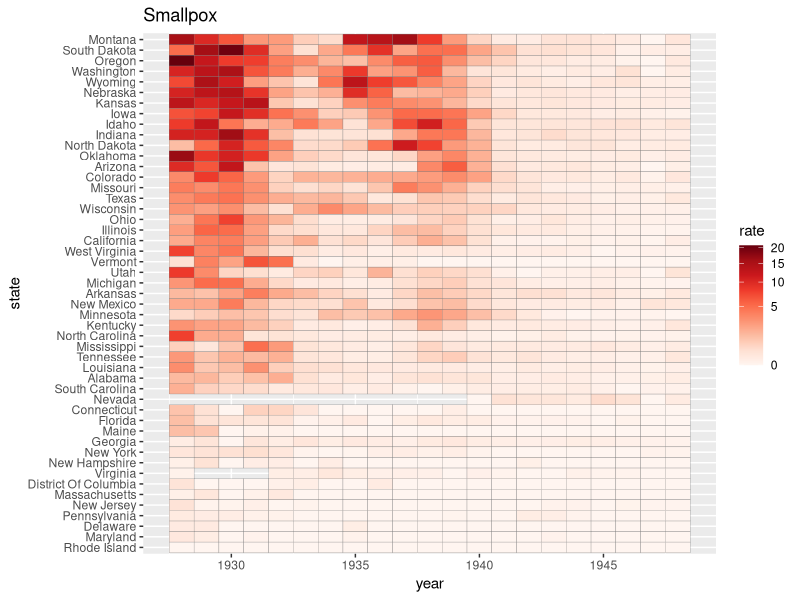
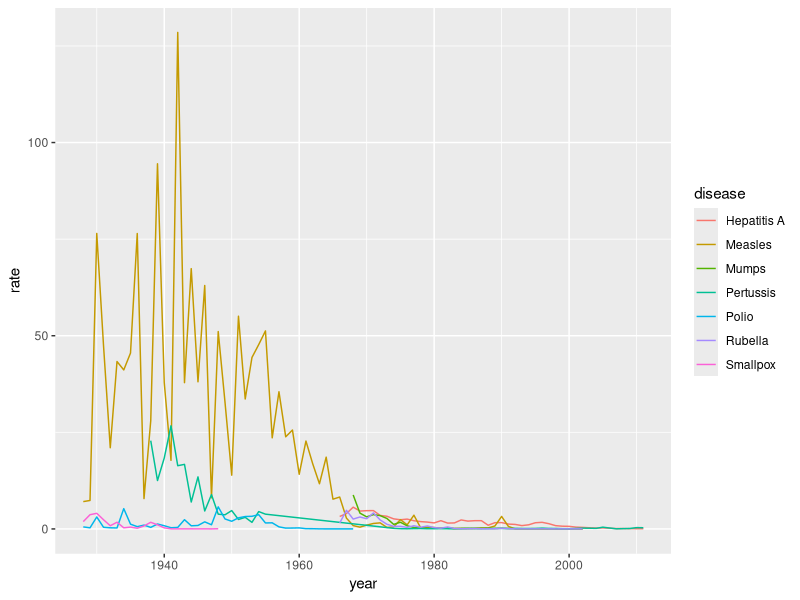
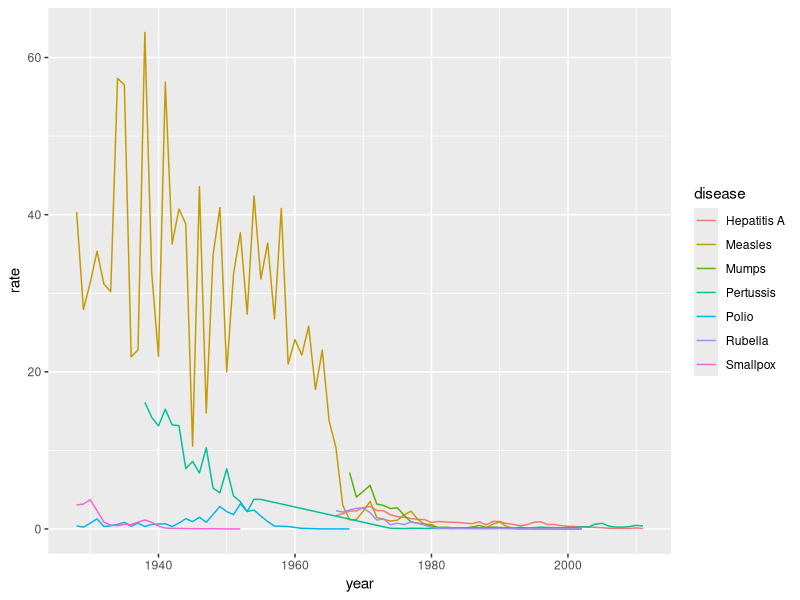

The R source for these figures, in order:
# tile plot to show the rate of smallpox

library(dplyr)
library(ggplot2)
library(RColorBrewer)
library(dslabs)
data(us_contagious_diseases)
# Exclude years in which cases were reported in fewer than 10 weeks from the plot
the_disease = "Smallpox"
dat <- us_contagious_diseases %>% 
  filter(!state%in%c("Hawaii","Alaska") & disease == the_disease & !weeks_reporting < 10) %>% 
  mutate(rate = count / population * 10000) %>% 
  mutate(state = reorder(state, rate))

dat %>% ggplot(aes(year, state, fill = rate)) + 
  geom_tile(color = "grey50") + 
  scale_fill_gradientn(colors = brewer.pal(9, "Reds"), trans = "sqrt") + 
  ggtitle(the_disease)

# creare time series plot for california to see rates of all diseases, include years where  10 or more weeks reporting has been done
us_contagious_diseases %>% filter(state=="California"& weeks_reporting>=10) %>% 
  group_by(year, disease) %>%
  summarize(rate = sum(count)/sum(population)*10000) %>%
  ggplot(aes(year, rate, color=disease)) + 
  geom_line()
#make a time series plot for the rates of all diseases in the United States
# You will need to filter for !is.na(population) to get all the data.
us_contagious_diseases %>% filter(!is.na(population)) %>% 
  group_by(year, disease) %>%
  summarize(rate = sum(count, na.rm=TRUE)/sum(population, na.rm=TRUE)*10000) %>%
  ggplot(aes(year, rate, color=disease)) + 
  geom_line()
